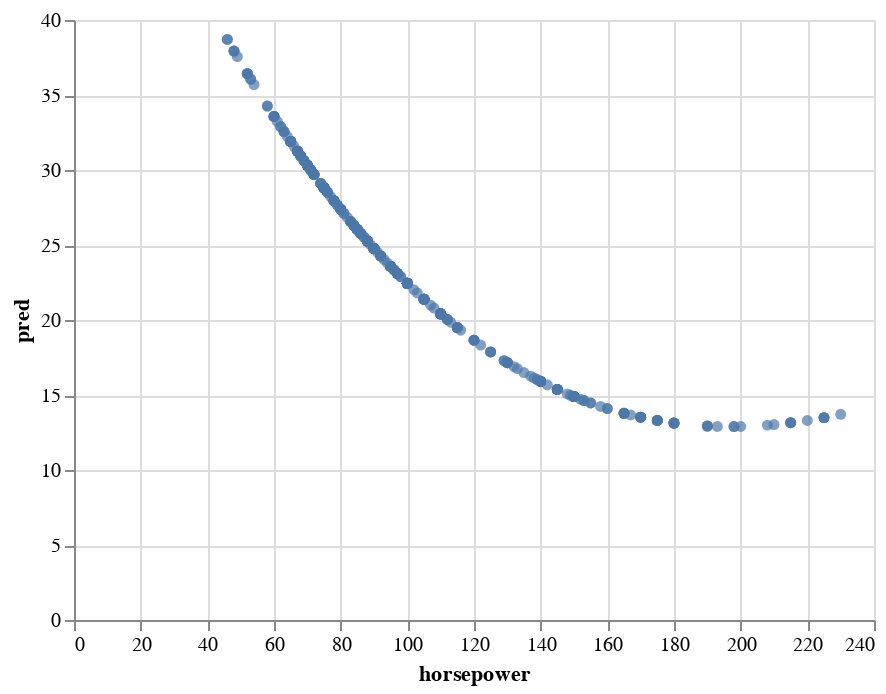

Here is the notebook cell this chart was saved with:
### Markdown cell above
Here is our fit data.  It's not obvious that it's a cubic polynomial, but it's clear that it is not a straight line at least.

### Code cell
alt.Chart(df).mark_circle().encode(
    x="horsepower",
    y="pred"
)

### Figure 1 — Vega-Lite specification as saved in the notebook (floating-point values rounded to 4 significant figures; data arrays with more than 128 entries replaced by an {"elided": "..."} marker saying what was removed)
{"config": {"view": {"continuousWidth": 400, "continuousHeight": 300}}, "data": {"name": "data-e29e62db7e2159138ee066d59a035512"}, "mark": "circle", "encoding": {"x": {"field": "horsepower", "type": "quantitative"}, "y": {"field": "pred", "type": "quantitative"}}, "$schema": "https://vega.github.io/schema/vega-lite/v4.17.0.json", "datasets": {"data-e29e62db7e2159138ee066d59a035512": {"elided": "392 records"}}}
